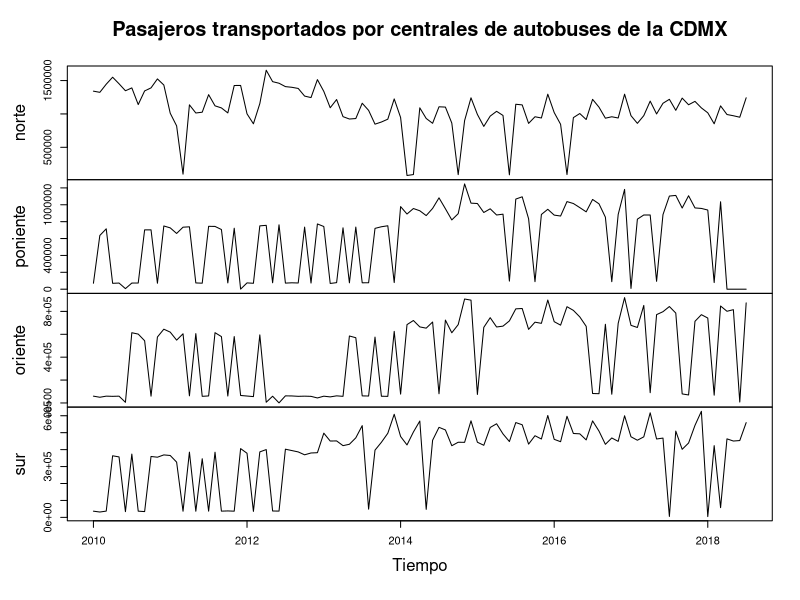
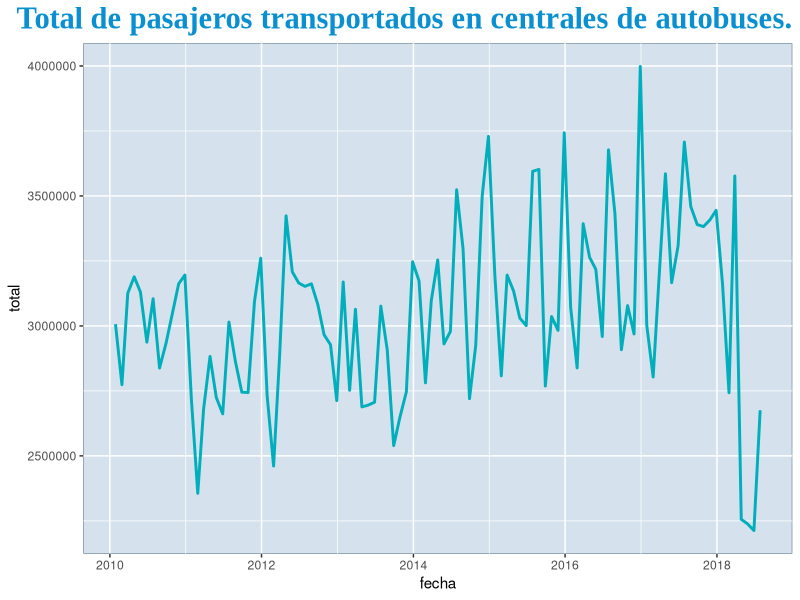
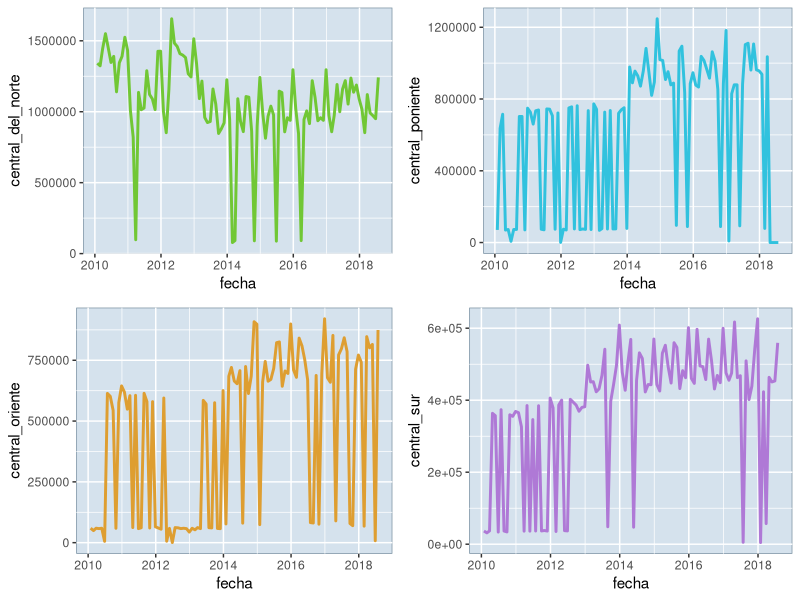

These charts were generated, in order, by the following R code:
#https://datos.cdmx.gob.mx/dataset/pasajeros-transportados-por-centrales-de-autobuses
#Esta base de datos muestra el número total de pasajeros transportados por centrales de autobuses de la Ciudad de México. 2010-2020
#El objetivo es comparar los datos para ver si durante la pandemia hubo una disminucion notoria en el numero de
#pasajeros transportados.

library(dplyr)
library(ggplot2)
library(ggpubr)
library(gridExtra)
#library("writexl")

pasajeros <- read.csv("pasajeros-transportados-por-centrales-de-autobuses.csv", header = TRUE) #leemos archivo csv

PJ <- select(pasajeros, fecha : total) #Seleccionamos columnas necesarias
class(PJ)
str(PJ)

pj <- na.omit(PJ) #Eliminamos filas que contengan NA's
str(pj)

#Cambiamos el tipo de dato de cada variable y eliminamos comas y puntos de los numeros

pj <- mutate(pj, fecha = as.Date(fecha, "%d/%m/%Y"),
             central_del_norte = as.numeric(gsub(",","",central_del_norte,fixed=TRUE)),
             central_poniente = as.numeric(gsub(",","",central_poniente,fixed=TRUE)),
             central_oriente = as.numeric(gsub(".","",central_oriente,fixed=TRUE)),
             central_sur = as.numeric(gsub(".","",central_sur,fixed=TRUE)),
             total = as.numeric(gsub(",","",total,fixed=TRUE)))

#ts.plot(pj[-1],col=c(rep("green"),rep("gray"),rep("yellow"),rep("blue"),rep("red")))

str(pj)   

pj <- pj[order(pj$fecha), ] #Ordenamos por fecha

head(pj)
tail(pj)


#write_xlsx(pj, "datos.xlsx") #Para guardar tabla

#Convertimos el dataframe en serie de tiempo

norte <- ts(pj[, 2], start = 2010, frequency = 12)
poniente <- ts(pj[, 3], start = 2010, frequency = 12)
oriente <- ts(pj[, 4], start = 2010, frequency = 12)
sur <- ts(pj[, 5], start = 2010, frequency = 12)
t <- ts(pj[, 6], start = 2010, frequency = 12)

#Graficamos para comparar las 4 centrales de autobuses

plot(cbind(norte, poniente, oriente, sur), 
     main = "Pasajeros transportados por centrales de autobuses de la CDMX", 
     xlab = "Tiempo",
     sub = "Enero de 2010 - Diciembre de 2018")


#Graficamos el total de pasajeros de las 4 centrales de 2010 a 2018

ggplot(data = pj, aes(x = fecha, y = total)) +
  geom_line(color = "#00AFBB", size = 1) +
  ggtitle ("Total de pasajeros transportados en centrales de autobuses.") +
  theme(panel.background = element_rect(fill = '#D5E2ED', colour = '#7A91A1')) +
  theme (plot.title = element_text(family ="Times New Roman",
                                   size = rel(2), #Tamaño relativo de la letra del título
                                   vjust = 1, #Justificación vertical, para separarlo del gráfico
                                   hjust = 1,
                                   face = "bold",
                                   color = "#0A90D1", #Color del texto
                                   lineheight=1.5))#Separacion entre lineas


#No pude llegar al objetivo de ver si durante la pandemia hubo una disminucion notoria en el numero de
#pasajeros transportados. A pesar de que el csv tenia registrada la fecha hasta diciembre 2020, desde 
#julio 2018 ya no hubo informacion de pasajeros.
#Podemos observar que en casi todos los anos hay una disminucion en el mes de febrero y aumento en diciembre.

#Graficas de cada central de autobuses

a <- ggplot(data = pj, aes(x = fecha, y = central_del_norte)) +
  geom_line(color = "#71C735", size = 1) +
  theme(panel.background = element_rect(fill = '#D5E2ED', colour = '#7A91A1'))

b <- ggplot(data = pj, aes(x = fecha, y = central_poniente)) +
  geom_line(color = "#31C2DE", size = 1) +
  theme(panel.background = element_rect(fill = '#D5E2ED', colour = '#7A91A1'))

c <- ggplot(data = pj, aes(x = fecha, y = central_oriente)) +
  geom_line(color = "#DE9E31", size = 1) +
  theme(panel.background = element_rect(fill = '#D5E2ED', colour = '#7A91A1'))

d <- ggplot(data = pj, aes(x = fecha, y = central_sur)) +
  geom_line(color = "#AF79D6", size = 1) +
  theme(panel.background = element_rect(fill = '#D5E2ED', colour = '#7A91A1'))

grid.arrange(a, b, c, d, ncol=2) #Multiples graficos en la misma pagina

